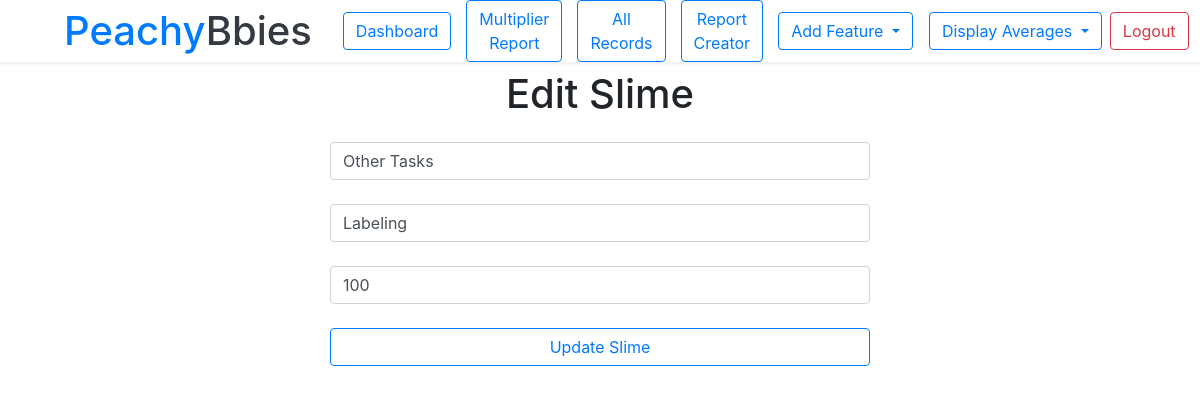
The app's page /averages/editSlime.php?id=61 (signed in) with its own data.
### tables this page shows
CREATE TABLE `slime` (
  `id` int(11) NOT NULL,
  `slime_name` varchar(255) NOT NULL,
  `slime_texture` varchar(255) NOT NULL,
  `multiplier` int(11) NOT NULL DEFAULT 0,
  `status` int(11) NOT NULL DEFAULT 0
);

### averages/editSlime.php (the view, shortened to what this page needs)
<?php
include('../connection.php');
$slime_id = $_GET['id'];
?>
<!doctype html>
<html lang="en">
<head>
    <?php include('../header/header.php'); ?>
</head>
<body>
<?php include('navbar.php') ?>
<div class="container">
    <div class="row">
        <div class="col-12 col-md-12 col-sm-12 mt-2 text-center">
            <h1>Edit Slime</h1>
        </div>
    </div>
    <div class="row justify-content-center mt-3">
        <div class="col-12 col-md-6 col-sm-12">
            <form method="post" action="editSlime.php?id=<?php echo $slime_id ?>">
                <?php
                $sql = "SELECT * FROM slime WHERE id = '$slime_id'";
                $result = $conn->query($sql);
                $row = $result->fetch_assoc();
                ?>
                <input type="text" class="form-control" name="slimeName" placeholder="Slime Name"
                       required="required" value="<?php echo $row['slime_name']?>"/>
                <br>
                <input type="text" class="form-control" name="texture" placeholder="Slime Texture"
                       required="required" value="<?php echo $row['slime_texture']?>" />
                <br>
                <input type="number" class="form-control" name="multiplier" placeholder="Slime Multiplier"
                       required="required" value="<?php echo $row['multiplier'] ?>"/>
                <br>
                <input class="btn btn-outline-primary form-control" name="submit" type="submit" value="Update Slime"/>
            </form>
        </div>
    </div>
</div>
</body>
</html>

### records on screen
slime: slimeName "Other Tasks", texture "Labeling", multiplier "100"
